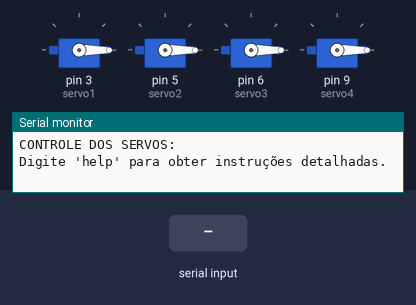
Recording of a sketch running on a simulated Arduino Uno, built with avr-gcc and run on an emulated ATmega328P. Parts: 4 × servo, the last lines printed to the serial monitor. The inputs (shaded band) are chosen by the test bench.

Above: at 1.2 s.
1.3 s: "5\n" received over Serial
At 1.7 s:
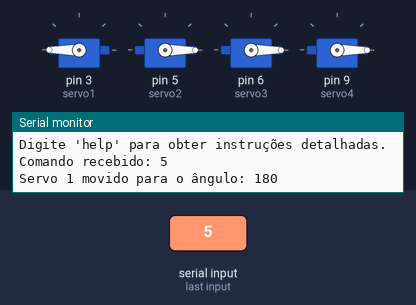
At 3.3 s:
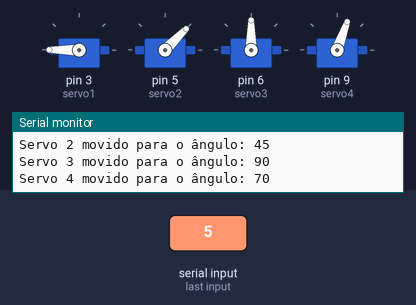
5.8 s: "00\n" received over Serial
At 6.9 s:
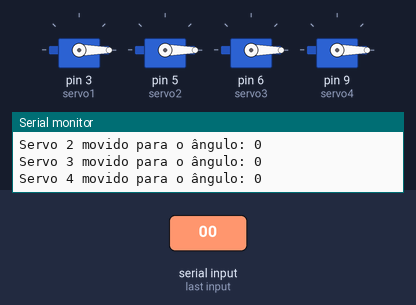
Timing chart, 0 to 8.8 s (numbered marks = the images above; inputs shaded):
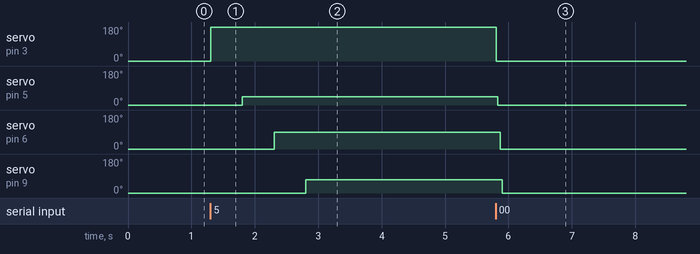

The sketch:

Braco-Robo.ino
```cpp
//Rock The Casbah

// Este é um codigo simples de um braço robotico movido por servos motores, nele coloquei para atualizar um angulo pelo monitor serial

#include <Servo.h>

Servo servo1;
Servo servo2;
Servo servo3;
Servo servo4;

int angle1 = 0; // Ângulo atual do servo 1
int angle2 = 0; // Ângulo atual do servo 2
int angle3 = 0; // Ângulo atual do servo 3
int angle4 = 0; // Ângulo atual do servo 4

void setup() {
  Serial.begin(9600);
  servo1.attach(3);
  servo2.attach(5);
  servo3.attach(6);
  servo4.attach(9);

  servo1.write(angle1);
  servo2.write(angle2);
  servo3.write(angle3);
  servo4.write(angle4);

  Serial.println("CONTROLE DOS SERVOS:");
  Serial.println("Digite 'help' para obter instruções detalhadas.");
  //Chique né, sempre coloque um desses quando for fazer muitos comandos no monitor
}
//Nomeei os void em inglês para ficar mais chique e formal (sim, nommei pe com dois "e"... Eu pesquisei)
void moveServoToAngle(Servo& servo, int& angleVar, int targetAngle, String servoName) {
  if (targetAngle >= 0 && targetAngle <= 180) {
    if (targetAngle == angleVar) {
      Serial.print(servoName);
      Serial.print(" já está no ângulo ");
      Serial.print(targetAngle);
      Serial.println("º.");
    } else {
      servo.write(targetAngle);
      angleVar = targetAngle; // Atualiza a variável do ângulo
      Serial.print(servoName);
      Serial.print(" movido para o ângulo: ");
      Serial.println(targetAngle);
    }
  } else {
    Serial.println("Ângulo inválido. Deve estar entre 0 e 180.");
  }
}

void moveAllServosTo0() {
  Serial.println("Todos os servos movidos para 0 graus.");
  moveServoToAngle(servo1, angle1, 0, "Servo 1");
  moveServoToAngle(servo2, angle2, 0, "Servo 2");
  moveServoToAngle(servo3, angle3, 0, "Servo 3");
  moveServoToAngle(servo4, angle4, 0, "Servo 4");
}

void moveServoForX(Servo& servo, int& angleVar, int targetAngle, String servoName) {
  // Função específica para mover servos com delay para a case 5
  if (targetAngle >= 0 && targetAngle <= 180) {
    if (targetAngle == angleVar) {
      Serial.print(servoName);
      Serial.print(" já está no ângulo ");
      Serial.print(targetAngle);
      Serial.println("º.");
    } else {
      servo.write(targetAngle);
      angleVar = targetAngle; // Atualiza a variável do ângulo
      Serial.print(servoName);
      Serial.print(" movido para o ângulo: ");
      Serial.println(targetAngle);
    }
  } else {
    Serial.println("Ângulo inválido. Deve estar entre 0 e 180.");
  }
}

void loop() {
  if (Serial.available() > 0) {
    String input = Serial.readStringUntil('\n');
    Serial.println("Comando recebido: " + input);

    if (input == "?") {
      // Exibe os ângulos atuais dos servos
      Serial.print("Servo 1 = ");
      Serial.print(angle1);
      Serial.println("º");
      Serial.print("Servo 2 = ");
      Serial.print(angle2);
      Serial.println("º");
      Serial.print("Servo 3 = ");
      Serial.print(angle3);
      Serial.println("º");
      Serial.print("Servo 4 = ");
      Serial.print(angle4);
      Serial.println("º");
    } else if (input == "00") {
      moveAllServosTo0(); // Move todos os servos para 0 graus
    } else if (input == "help") {
      // Exibe o manual de comandos
      Serial.println("Manual de Comandos:");
      Serial.println("'1' -> Insira o ângulo para mover o Servo 1.");
      Serial.println("'2' -> Insira o ângulo para mover o Servo 2.");
      Serial.println("'3' -> Insira o ângulo para mover o Servo 3.");
      Serial.println("'4' -> Insira o ângulo para mover o Servo 4.");
      Serial.println("'5' -> Move Servo 1 para 180°, Servo 2 para 45°, Servo 3 para 90° e Servo 4 para 70°, com delay de 500ms entre eles.");
      Serial.println("'00' -> Move todos os servos para 0 graus.");
      Serial.println("'?' -> Exibe os ângulos atuais de todos os servos.");
      Serial.println("'help' -> Exibe este manual de comandos.");
    } else {
      int command = input.toInt(); // Converte o comando para inteiro

      switch (command) {
        //Evite muitos "if" e "else" no codigo, a case simplifica e enriquece o codigo
        case 1:
          Serial.println("Digite o ângulo entre 0 e 180 graus:");
          while (!Serial.available()) {}
          moveServoToAngle(servo1, angle1, Serial.readStringUntil('\n').toInt(), "Servo 1");
          break;
//IMPORTANTE, OS ANGULOS NÃO SÃO ACUMALITVOS.
        case 2:
          Serial.println("Digite o ângulo entre 0 e 180 graus:");
          while (!Serial.available()) {}
          moveServoToAngle(servo2, angle2, Serial.readStringUntil('\n').toInt(), "Servo 2");
          break;

        case 3:
          Serial.println("Digite o ângulo entre 0 e 180 graus:");
          while (!Serial.available()) {}
          moveServoToAngle(servo3, angle3, Serial.readStringUntil('\n').toInt(), "Servo 3");
          break;

        case 4:
          Serial.println("Digite o ângulo entre 0 e 180 graus:");
          while (!Serial.available()) {}
          moveServoToAngle(servo4, angle4, Serial.readStringUntil('\n').toInt(), "Servo 4");
          break;

        case 5:
          /* Essa case eu criei apenas como exemplo para vocês poderem criar uma sequência
          de movimento dos motores sem terem que enviar angulo por angulo. Assim você controla o braço
          para fazer um movimento mais complexo, lembre de arrumar o delay para não emparelhar o movimento do braço
          */
          moveServoForX(servo1, angle1, 180, "Servo 1");
          delay(500);
          moveServoForX(servo2, angle2, 45, "Servo 2");
          delay(500);
          moveServoForX(servo3, angle3, 90, "Servo 3");
          delay(500);
          moveServoForX(servo4, angle4, 70, "Servo 4");
          delay(500);
          break;

        default:
          Serial.println("Comando inválido. Use 'help' ver as opções de comandos.");
          break;
      }
    }
  }
}
```

Measured:
- after the input at 1.3 s, servo on pin 3 (servo1): 0° → 180° at once; servo on pin 5 (servo2): 0° → 45° after 0.50 s; servo on pin 6 (servo3): 0° → 90° after 1.0 s; servo on pin 9 (servo4): 0° → 70° after 1.5 s
- after the input at 5.8 s, servo on pin 3 (servo1): 180° → 0° at once; servo on pin 5 (servo2): 45° → 0° at once; servo on pin 6 (servo3): 90° → 0° after 0.07 s; servo on pin 9 (servo4): 70° → 0° after 0.11 s
